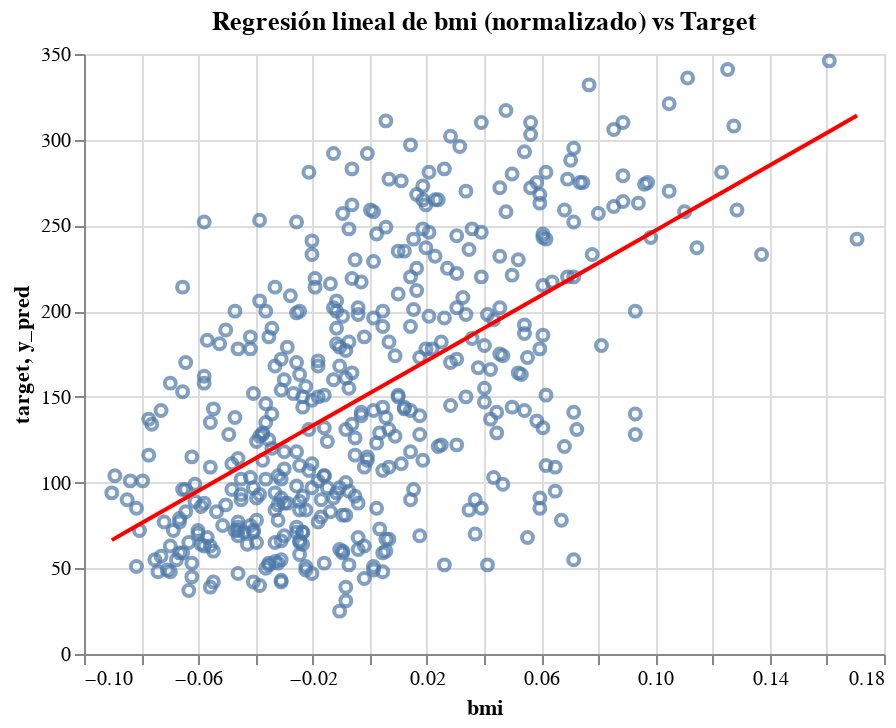

This figure's notebook cell:
### Code cell
#Se crea un nuevo arreglo para agregarlo al DataFrame diabetes y poder plotear
y_ex=(recta(diabetes_X[feature],regr)).rename("y_pred")
diabetes_ex=pd.concat([diabetes,y_ex],axis=1)

scatter=alt.Chart(diabetes).mark_point().encode(
    x=feature,
    y="target"
)
line=alt.Chart(diabetes_ex).mark_line().encode(
    x=feature,
    y="y_pred",
    color=alt.value("red")
).properties(
    title='Regresión lineal de bmi (normalizado) vs Target'
)
scatter + line

### Figure 1 — Vega-Lite specification as saved in the notebook (floating-point values rounded to 4 significant figures; data arrays with more than 128 entries replaced by an {"elided": "..."} marker saying what was removed)
{"config": {"background": "white", "view": {"continuousWidth": 400, "continuousHeight": 300}}, "layer": [{"data": {"name": "data-63713c5f6d25c376e99c31b603d44dde"}, "mark": "point", "encoding": {"x": {"type": "quantitative", "field": "bmi"}, "y": {"type": "quantitative", "field": "target"}}}, {"data": {"name": "data-0d11db0a558ddb143a17dd5db196c4fd"}, "mark": "line", "encoding": {"color": {"value": "red"}, "x": {"type": "quantitative", "field": "bmi"}, "y": {"type": "quantitative", "field": "y_pred"}}, "title": "Regresión lineal de bmi (normalizado) vs Target"}], "$schema": "https://vega.github.io/schema/vega-lite/v4.8.1.json", "datasets": {"data-63713c5f6d25c376e99c31b603d44dde": {"elided": "442 records"}, "data-0d11db0a558ddb143a17dd5db196c4fd": {"elided": "442 records"}}}
